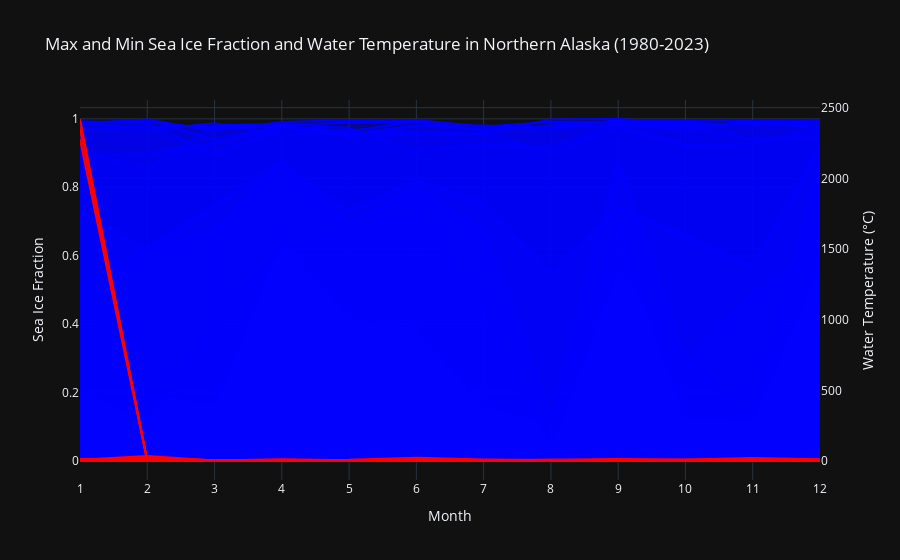

Here is the notebook cell this chart was saved with:
### Markdown cell above
in the following code, you will see the plotting evolution from data exploration to final concept

### Code cell
import xarray as xr
import plotly.graph_objects as go
import os
import pandas as pd

# Base directory where the NetCDF files are stored
data_dir = '/Users/casey/Desktop/blue-dot/data/raw'

# Months (1 through 12)
months = list(range(1, 13))

# Initialize DataFrames with months as columns
df_max_sea_ice = pd.DataFrame(columns=months, index=range(1980, 2024))
df_min_sea_ice = pd.DataFrame(columns=months, index=range(1980, 2024))
df_max_water_temp = pd.DataFrame(columns=months, index=range(1980, 2024))
df_min_water_temp = pd.DataFrame(columns=months, index=range(1980, 2024))

# Latitude and longitude bounds for Northern Alaska
lat_bounds = [64, 71]
lon_bounds = [-168, -141]

# Process each file in the directory
for file_name in os.listdir(data_dir):
    if file_name.endswith('.nc4'):
        # Split the filename and extract the date part
        parts = file_name.split('.')
        date_part = parts[-2]  # Assuming the format 'YYYYMM'
        year = int(date_part[:4])
        month = int(date_part[4:6])

        file_path = os.path.join(data_dir, file_name)
        ds = xr.open_dataset(file_path)

        # Extract 'FRSEAICE' and 'Var_TSKINWTR' for Northern Alaska region
        sea_ice = ds['FRSEAICE'].sel(lat=slice(*lat_bounds), lon=slice(*lon_bounds))
        water_temp = ds['Var_TSKINWTR'].sel(lat=slice(*lat_bounds), lon=slice(*lon_bounds))

        # Compute max and min and store in the DataFrames
        df_max_sea_ice.at[year, month] = sea_ice.max().values
        df_min_sea_ice.at[year, month] = sea_ice.min().values
        df_max_water_temp.at[year, month] = water_temp.max().values
        df_min_water_temp.at[year, month] = water_temp.min().values
        ds.close()

# Create a figure for plotting
fig = go.Figure()

# Add filled lines for max and min values
for month in months:
    fig.add_trace(go.Scatter(x=months, y=df_max_sea_ice[month], fill=None, mode='lines', line_color='blue', showlegend=False))
    fig.add_trace(go.Scatter(x=months, y=df_min_sea_ice[month], fill='tonexty', mode='lines', line_color='blue', fillcolor='rgba(0, 0, 255, 0.3)', showlegend=False))
    fig.add_trace(go.Scatter(x=months, y=df_max_water_temp[month], fill=None, mode='lines', line_color='red', yaxis='y2', showlegend=False))
    fig.add_trace(go.Scatter(x=months, y=df_min_water_temp[month], fill='tonexty', mode='lines', line_color='red', fillcolor='rgba(255, 0, 0, 0.3)', yaxis='y2', showlegend=False))

# Update layout
fig.update_layout(
    title='Max and Min Sea Ice Fraction and Water Temperature in Northern Alaska (1980-2023)',
    xaxis=dict(title='Month', tickmode='array', tickvals=months),
    yaxis=dict(title='Sea Ice Fraction'),
    yaxis2=dict(title='Water Temperature (°C)', overlaying='y', side='right'),
    template='plotly_dark'
)

fig.show()
